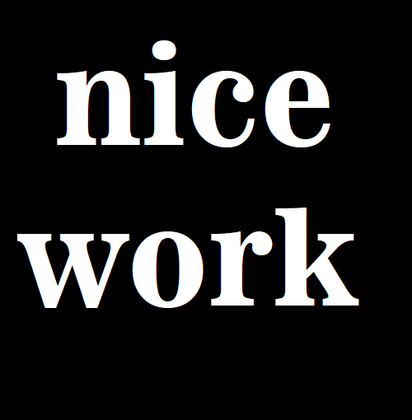
%> input picture images/nice_work.png, 412 x 420 px, shrunk from 500 x 510 before the run
$ octave point2.m   (GNU Octave 9; MATLAB toolbox functions it lacks are replaced by stand-ins)
%> lines starting %> are read from the running program, lines starting %| are printed output that depends on the picture; in (x1, y1, x2, y2) boxes, pixels count from 0 and x2, y2 are one past the last pixel; in counts of white or black regions, pixels touching at a corner belong together; the program's own positions count from 1
clear all
close all
clc

%------------------- User Config -------------------------
background_color = 0;
%---------------------------------------------------------

image = imread('../images/nice_work.png');
%> image is the input picture: size 420x412x3 uint8; mean R, G, B 35.2, 35.2, 35.2

% To convert image to binary
image = im2bw(image,0.8);
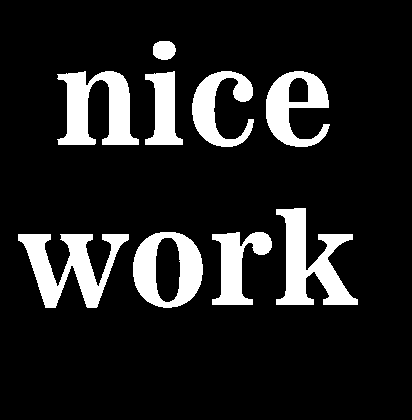
%> image: size 420x412 logical; 13.1% white; 9 white regions, largest, box (x1, y1, x2, y2) and area: (276, 208, 358, 305) 3686, (18, 234, 129, 308) 3645, (57, 71, 139, 145) 3451

% ---------------- For fill image borders ----------------
[rows, cols] = size(image);
%> rows = 420; cols = 412

row_fill = ones(cols,1)'*background_color;
col_fill = ones(rows + 2,1)*background_color;

image = [row_fill;image;row_fill];
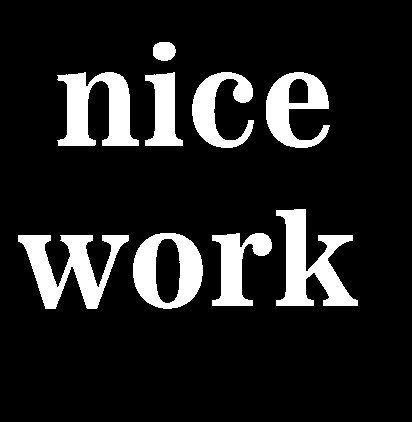
%> image: size 422x412 double; values 0 (black) and 1 (white), 13.1% white; 9 white regions, largest, box (x1, y1, x2, y2) and area: (276, 209, 358, 306) 3686, (18, 235, 129, 309) 3645, (57, 72, 139, 146) 3451
image = [col_fill image col_fill];
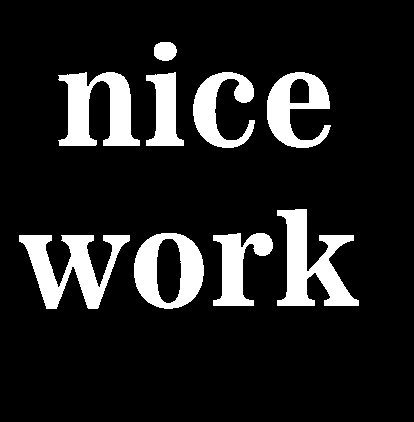
%> image: size 422x414 double; values 0 (black) and 1 (white), 13% white; 9 white regions, largest, box (x1, y1, x2, y2) and area: (277, 209, 359, 306) 3686, (19, 235, 130, 309) 3645, (58, 72, 140, 146) 3451
%--------------------------------------------------------


%  Matrix to store labels
image_labels = ones(rows+2,cols+2)*background_color;
current_label = 2;

for row=2:rows+1

    for col=2:cols+1

        % If current value is not backround value
        if(image(row,col)~=background_color)

            % search if any neighbor has a assigned label
            search_matrix = image_labels(row - 1 : row + 1, col-1:col+1);
            search_matrix_idx = search_matrix~=background_color;

            % create a vector with the labels of your neighbors
            flat_matrix = search_matrix(search_matrix_idx);
            flat_matrix = flat_matrix(:)';


            % If the element has neighbors, with an assigned label,
            % it takes that value, otherwise it creates a new one.
            if(sum(search_matrix_idx(:))==0)
                current_label = current_label + 1;
                label = current_label;

                % To replace all repeated labels in image
            else
                labels = unique(flat_matrix);
                label = min(labels);

                if(length(labels)>1)
                    for lb = 1:length(labels)
                        image_labels(image_labels ==labels(lb) ) = label;
                    end
                end
            end
            image_labels(row,col) = label;
        end
    end
end
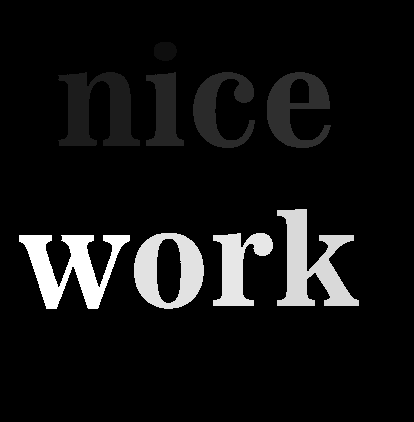
%> image_labels: size 422x414 double; min 0, max 54, mean 4; drawn with min black and max white
%> after the loop, current_label = 71; flat_matrix = [48 48 48 48]; label = 48; labels = 48; search_matrix = [48 48 48; 48 0 0; 0 0 0]; search_matrix_idx = [true true true; true false false; false false false]

image_labels = image_labels(2:rows+1,2:cols+1);
%> image_labels: size 420x412 double
imshow(image_labels,hsv)
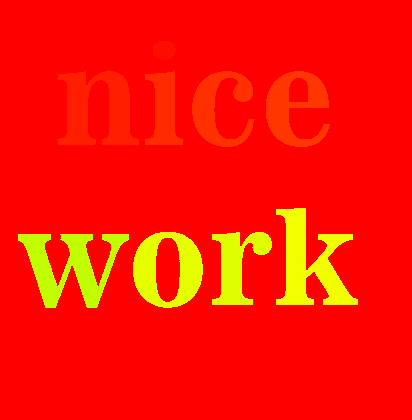
%> displayed picture: size 420x412x3, on the screen's scale of 0 to 255; mean R, G, B 252.5, 20.8, 0

imwrite(uint8(image_labels) , '../images/image_labels.png')
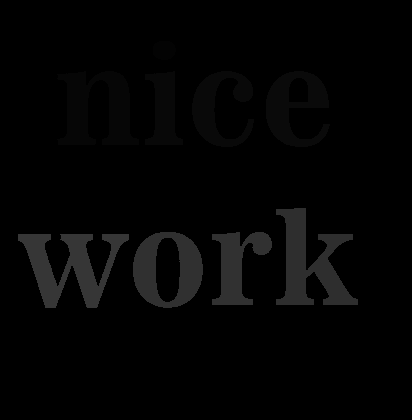
%> saved as image_labels.png: size 420x412 uint8; min 0, max 54, mean 4; mean of the top-left, top-right, bottom-left and bottom-right quarters 0.9, 1, 7.9, 6.3
